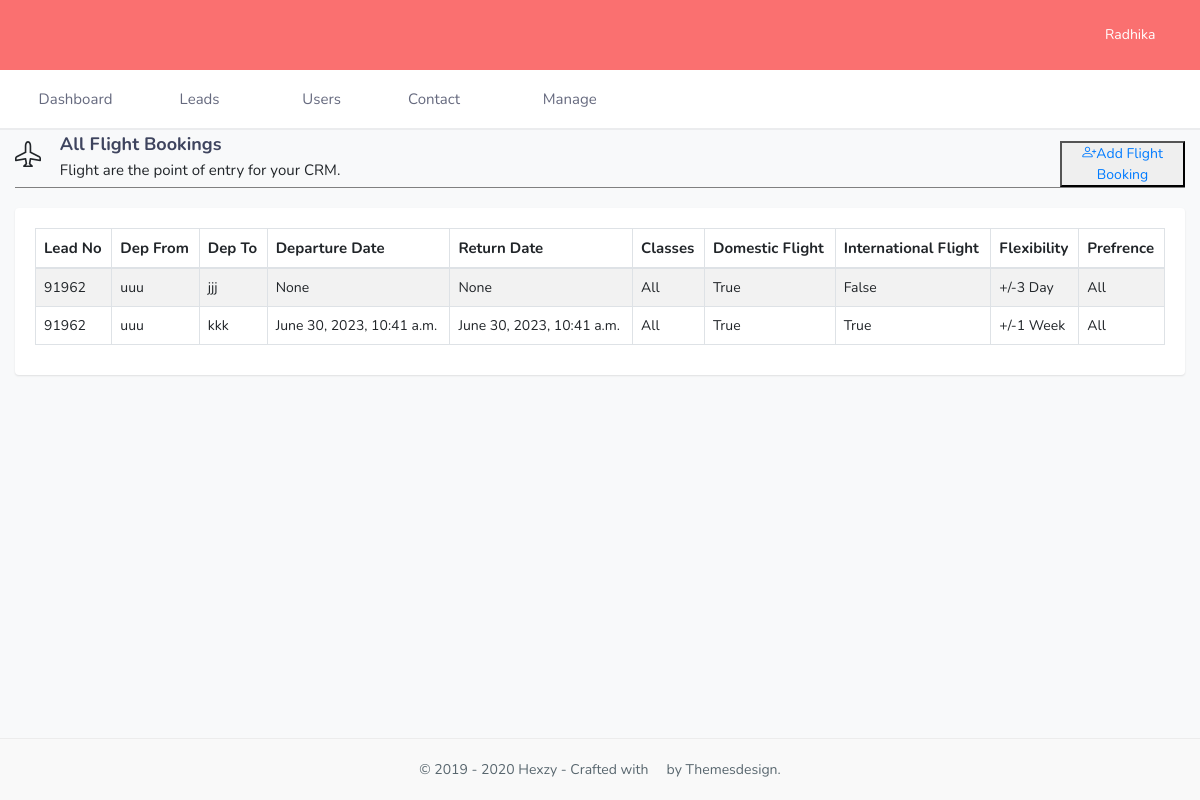
The page /display-flight-bookings/ (signed in) on the database its author committed.
### Useraccount/models.py (models this page shows)
class User(AbstractUser):
    email = models.EmailField(_('email address'), unique=True)
    contact_no = PhoneNumberField(_('contact number'), max_length=20)
    country = CountryField(blank_label='(select country)')
    area = models.CharField(max_length=30,null=True,blank=True)
    referral = models.CharField(max_length=30,choices=Type_of_reference,default='Reference')
    type = models.CharField(max_length=20, choices=TYPE_OF_USER, default='Admin')
    website = models.URLField(max_length=200,blank=True)
    is_internaluser = models.BooleanField(default=False)

### main/models.py (models this page shows, shortened)
class FlightBooking(models.Model):
    leads=models.ForeignKey(Lead,on_delete=models.CASCADE,related_name='flite_lead')
    flight = models.ManyToManyField(Flight_booking)

class Lead(models.Model):
    leadno = models.CharField(max_length=50)
    customertype = models.CharField(max_length=100,choices=Type_of_customer,default='B2B')
    number = PhoneNumberField(max_length=20)
    email = models.EmailField(max_length=100)
    salutation = models.CharField(max_length=100,choices=Type_of_salutation,default='Mr')
    firstname = models.CharField(max_length=100)
    lastname = models.CharField(max_length=100,blank=True,null=True)
    address = models.CharField(max_length=500,blank=True,null=True)
    city = models.CharField(max_length=100)
    alternatenumber = models.CharField(max_length=15,blank=True,null=True)
    alternateemail = models.EmailField(max_length=100,blank=True,null=True)
    leadsource = models.CharField(max_length=100,null=True,choices=Type_of_Leadsource,default='Advertisement')
    priority = models.CharField(max_length=100,choices=Type_of_leadpriority,default='All')
    status = models.CharField(max_length=100,null=True,choices=Type_of_leadstatus,default='All')
    adults = models.IntegerField(blank=True)
    child = models.CharField(max_length=15,blank=True,null=True)
    infants = models.CharField(max_length=15,blank=True,null=True)
    tags = models.CharField(max_length=100,null=True,choices=Type_of_Tags,default='All')
    triptype = models.CharField(max_length=100,null=True,choices=Type_of_Trip,default='Other')
    assigned = models.ForeignKey(User,on_delete=models.CASCADE)
    destination = models.CharField(max_length=100,blank=True,null=True,default='-')
    notes = models.TextField(null=True,blank=True)
    flight_Booking = models.BooleanField(default=False)
    hotel_Booking = models.BooleanField(default=False)
    visa = models.BooleanField(default=False)
    travel_Insurance = models.BooleanField(default=False)
    forex = models.BooleanField(default=False)
    sightseeing = models.BooleanField(default=False)
    transport = models.BooleanField(default=False)
    other = models.BooleanField(default=False)
    package = models.BooleanField(default=False)
    customized_Package = models.BooleanField(default=False)
    bus = models.BooleanField(default=False)
    train = models.BooleanField(default=False)
    passport = models.BooleanField(default=False)
    cruise = models.BooleanField(default=False)
    adventure = models.BooleanField(default=False)
    group = models.BooleanField(default=False)
    def __str__(self):
        return str(self.leadno)

class Flight_booking(models.Model):
    dep_from = models.CharField(max_length=100,null=True,blank=True)
    dep_to = models.CharField(max_length=100,null=True,blank=True)
    departure = models.DateTimeField(null=True,blank=True)
    return_to = models.DateTimeField(null=True,blank=True)
    classes = models.CharField(max_length=100,choices=Type_of_class,default='All',null=True,blank=True)
    domestic_flight = models.BooleanField(default=False)
    internation_flight = models.BooleanField(default=False)
    flexibility = models.CharField(max_length=100,null=True,blank=True,choices=Type_of_flexibility,default='All')
    preference = models.CharField(max_length=100,null=True,blank=True,choices=Type_of_preference,default='All')

### main/views.py (the view)
# urls.py: path('display-flight-bookings/', views.displayflightbooking, name='display_flight_bookings'),
def displayflightbooking(request):
    bookings = FlightBooking.objects.select_related('leads').prefetch_related('flight')
    return render(request, 'FlightBooking.html', {'bookings': bookings})

### main/templates/FlightBooking.html (shortened to what this page needs)
{% extends 'index.html' %}
{% load static %}
{% block main-content %}
<div class="wrapper">
    <div class="container-fluid">
        <div class="row">
            <div class="col-md-4">
                <div class="row">
                    <div class="col-md-12">
                        <div class="head d-flex">
                            <div class="icon_i">
                            </div>
                            <div style="margin-left:5%">
                                <h4 style="line-height: 0.5;">All Flight Bookings</h4>
                                <a>Flight are the point of entry for your CRM.</a>
                            </div>
                        </div>
                    </div>
                </div>
            </div>
            <div class="col-md-6"></div>
            <div class="col-md-2" style="color:black;">
                <button class="add_btn" type="submit"><a href={% url 'Flightbooking' %} ><i class="bi bi-person-plus"></i>Add Flight Booking</a></button>
            </div>
        </div>
        <div class="line">
        </div>
        <div class="row">
            <div class="col-lg-12">
                <div class="card">
                    <div class="card-body">
                        <table id="datatable-responsive" class="table table-striped table-bordered dt-responsive nowrap"
                            style="border-collapse: collapse; width: 100%;">
                            <thead>
                                <tr>
                                    <th>Lead No</th>
                                    <th>Dep From</th>
                                    <th>Dep To</th>
                                    <th>Departure Date</th>
                                    <th>Return Date</th>
                                    <th>Classes</th>
                                    <th>Domestic Flight</th>
                                    <th>International Flight</th>
                                    <th>Flexibility</th>
                                    <th>Prefrence</th>
                                </tr>
                            </thead>
                            <tbody>
                                {% for booking in bookings %}
                                {% for flight in booking.flight.all %}
                                <tr>
                                    <td>{{booking.leads}}</td>
                                    <td>{{flight.dep_from}}</td>
                                    <td>{{flight.dep_to}}</td>
                                    <td>{{flight.departure}}</td>
                                    <td>{{flight.return_to}}</td>
                                    <td>{{flight.classes}}</td>
                                    <td>{{flight.domestic_flight}}</td>
                                    <td>{{flight.internation_flight}}</td>
                                    <td>{{flight.flexibility}}</td>
                                    <td>{{flight.preference}}</td>
                                </tr>
                                {% endfor %}
                                {% endfor %}
                            </tbody>
                        </table>
                    </div>
                </div>
            </div>
        </div>
    </div>
</div>
{% endblock main-content %}

### main/templates/index.html (shortened to what this page needs)
<!DOCTYPE html>
{% load static %}
<html lang="en">
<head>
    <link rel="stylesheet" href="{% static 'css/style.css' %}">
    <link href="https://cdn.jsdelivr.net/npm/bootstrap@5.3.0-alpha1/dist/css/bootstrap.min.css" rel="stylesheet"
>
    <link rel="stylesheet" href="https://cdnjs.cloudflare.com/ajax/libs/font-awesome/6.2.1/css/all.min.css"
 />
    <link rel="stylesheet" href="https://cdn.jsdelivr.net/npm/bootstrap-icons@1.10.3/font/bootstrap-icons.css">
    <link rel="stylesheet" href="{% static 'assets2/plugins/morris/morris.css' %}">
    <link href="{% static 'assets2/css/bootstrap.min.css' %}" rel="stylesheet" type="text/css">
    <link href="{% static 'assets2/css/icons.css' %}" rel="stylesheet" type="text/css">
    <link href="{% static 'assets2/css/style.css' %}" rel="stylesheet" type="text/css">
    <link href="{% static 'assets2/plugins/datatables/jquery.dataTables.min.css' %}" rel="stylesheet" type="text/css" />
    <link href="{% static 'assets2/plugins/datatables/buttons.bootstrap4.min.css' %}" rel="stylesheet"
        type="text/css" />
    <link href="{% static 'assets2/plugins/datatables/fixedHeader.bootstrap4.min.css' %}" rel="stylesheet"
        type="text/css" />
    <link href="{% static 'assets2/plugins/datatables/responsive.bootstrap4.min.css' %}" rel="stylesheet"
        type="text/css" />
    <link href="{% static 'assets2/plugins/datatables/dataTables.bootstrap4.min.css' %}" rel="stylesheet"
        type="text/css" />
    <link href="{% static 'assets2/plugins/datatables/scroller.bootstrap4.min.css' %}" rel="stylesheet"
        type="text/css" />
</head>
    {% include 'header.html' %}
        {% block main-content %}{% endblock main-content %}
    {% include 'footer1.html' %}
</html>

### main/templates/header.html (shortened to what this page needs)
{% load static %}
<div class="header-bg">
    <header id="topnav">
        <div class="topbar-main" style="background-color:#fa7070">
            <div class="container-fluid">
                <div class="menu-extras topbar-custom navbar p-0">
                    <ul class="mb-0 nav navbar-right ml-auto list-inline">
                        <li class="dropdown">
                            {% if request.user.is_authenticated %}
                            <a href="" class="dropdown-toggle profile waves-effect waves-light" data-toggle="dropdown" aria-expanded="true">
                                <span class="profile-username">
                                    {{request.user.first_name}} <span class="mdi mdi-chevron-down font-15"></span>
                                </span>
                            </a>
                            {% endif %}
                        </li>
                    </ul>
                </div>
            </div>
        </div>
        <div class="navbar-custom">
            <div class="container-fluid">
                <div id="navigation">
                    <ul class="navigation-menu">
                        <li class="has-submenu">
                            <a href={% url 'dashboard' %}><i class="ti-home"></i> Dashboard</a>
                        </li>
                        <li class="has-submenu">
                            <a href="{% url 'leads' %}"><i class="ti-folder"></i> Leads <i class="mdi mdi-chevron-down mdi-drop"></i></a>
                        </li>
                        <li class="has-submenu">
                            <a href={% url 'user' %}><i class="ti-user"></i> Users</a>
                        </li>
                        <li class="has-submenu">
                            <a href="#"><i class="ti-briefcase"></i> Contact <i class="mdi mdi-chevron-down mdi-drop"></i></a>
                        </li>
                        <li class="has-submenu">
                            <a href="#"><i class="ti-harddrives"></i> Manage <i class="mdi mdi-chevron-down mdi-drop"></i></a>
                        </li>
                    </ul>
                </div>
            </div>
        </div>
    </header>
</div>

### main/templates/footer1.html
{% load static %}
<footer class="footer">
    <div class="container-fluid">
        <div class="row">
            <div class="col-12">
                © 2019 - 2020 Hexzy <span class="d-none d-md-inline-block"> - Crafted with <i class="mdi mdi-heart text-danger"></i> by Themesdesign.</span>
            </div>
        </div>
    </div>
</footer>

### main/Static/css/style.css (style rules this page uses)
* { margin: 0; padding: 0; }
.footer { text-align: center; justify-content: center; align-items: center; }
.head { font-size: 15px; padding: 0%; display: flex; }
.line { padding: 0.5px; background-color: gray; margin-bottom: 20px; }
.add_btn { margin-top: 6%; margin-left:30% }
.icon_i { margin-top: 3%; }

### main/Static/assets2/css/style.css (style rules this page uses)
html { overflow-x: hidden; position: relative; min-height: 100%; background: #f8f9fa; }
h1, h2, h3, h4, h5, h6 { color: #3e445e; font-weight: bold; margin: 10px 0; }
h4 { line-height: 22px; font-size: 18px; }
* { outline: none !important; }
.footer { background-color: #f9f9f9; border-top: 1px solid rgba(0, 0, 0, 0.05); bottom: 0px; color: #58666e; text-align: center !important; padding: 20px 30px; position: absolute; right: 0; left: 0px; }
.row { margin-right: -10px; margin-left: -10px; }
.col, .col-1, .col-10, .col-11, .col-12, .col-2, .col-3, .col-4, .col-5, .col-6, .col-7, .col-8, .col-9, .col-auto, .col-lg, .col-lg-1, .col-lg-10, .col-lg-11, .col-lg-12, .col-lg-2, .col-lg-3, .col-lg-4, .col-lg-5, .col-lg-6, .col-lg-7, .col-lg-8, .col-lg-9, .col-lg-auto, .col-md, .col-md-1, .col-md-10, .col-md-11, .col-md-12, .col-md-2, .col-md-3, .col-md-4, .col-md-5, .col-md-6, .col-md-7, .col-md-8, .col-md-9, .col-md-auto, .col-sm, .col-sm-1, .col-sm-10, .col-sm-11, .col-sm-12, .col-sm-2, .col-sm-3, .col-sm-4, .col-sm-5, .col-sm-6, .col-sm-7, .col-sm-8, .col-sm-9, .col-sm-auto, .col-xl, .col-xl-1, .col-xl-10, .col-xl-11, .col-xl-12, .col-xl-2, .col-xl-3, .col-xl-4, .col-xl-5, .col-xl-6, .col-xl-7, .col-xl-8, .col-xl-9, .col-xl-auto { padding-left: 10px; padding-right: 10px; }
.table td, .table th { padding: 8px; }
.text-danger { color: #ef5c6a !important; }
.p-0 { padding: 0px !important; }
.waves-effect { position: relative; cursor: pointer; display: inline-block; overflow: hidden; -webkit-user-select: none; -moz-user-select: none; -ms-user-select: none; user-select: none; -webkit-tap-highlight-color: transparent; vertical-align: middle; z-index: 1; will-change: opacity, transform; -webkit-transition: all 0.3s ease-out; transition: all 0.3s ease-out; }
.dropdown-toggle:after { display: none; }
.card { border: none; -webkit-box-shadow: 0px 1px 2px 0px rgba(0, 0, 0, 0.1); box-shadow: 0px 1px 2px 0px rgba(0, 0, 0, 0.1); margin-bottom: 20px; }
.table { margin-bottom: 10px; }
tbody { color: #797979; }
th { color: #666666; font-size: 15px; }
#topnav { position: fixed; right: 0; left: 0; top: 0; z-index: 1030; background-color: transparent; border: 0; -webkit-transition: all .5s ease; transition: all .5s ease; }
#topnav .topbar-main { background: #3e445e; }
.nav > li > a { color: #ffffff !important; padding: 0px 15px; position: relative; }
.profile { padding-top: 17px !important; padding-bottom: 16px !important; }
.profile .profile-username { margin-left: 45px; line-height: 36px; display: block; }
.container-fluid { max-width: 1300px; }
#topnav .navbar-custom { background-color: #ffffff; border-bottom: 2px solid rgba(62, 68, 94, 0.1); }
#topnav .navigation-menu { list-style: none; margin: 0; padding: 0; }
#topnav .navigation-menu > li { display: inline-block; position: relative; }
#topnav .navigation-menu > li > a { display: block; color: rgba(62, 68, 94, 0.8); -webkit-transition: all .5s ease; transition: all .5s ease; line-height: 18px; border-radius: 5px; padding-left: 20px; padding-right: 20px; font-size: 15px; }
#topnav .navigation-menu > li > a i { margin-right: 8px; -webkit-transition: all .5s ease; transition: all .5s ease; }
#topnav .navigation-menu > li > a i.mdi-drop { margin-right: 0px; }
.wrapper { margin-top: 130px; }
@media (min-width: 992px) { #topnav .navigation-menu > li:first-of-type > a { padding-left: 0; } }
@media (min-width: 992px) { #topnav .navigation-menu > li > a { padding-top: 20px; padding-bottom: 20px; } }
@media (min-width: 992px) { #topnav #navigation { display: block; } }

### rows shown on the page
User: user.first_name "Radhika"
FlightBooking: leads "91962"
Flight_booking: dep_from "uuu", dep_to "jjj", departure "None", return_to "None", classes "All", domestic_flight "True", internation_flight "False", flexibility "+/-3 Day", preference "All"
Flight_booking: dep_from "uuu", dep_to "kkk", departure "June 30, 2023, 10:41 a.m.", return_to "June 30, 2023, 10:41 a.m.", classes "All", domestic_flight "True", internation_flight "True", flexibility "+/-1 Week", preference "All"
